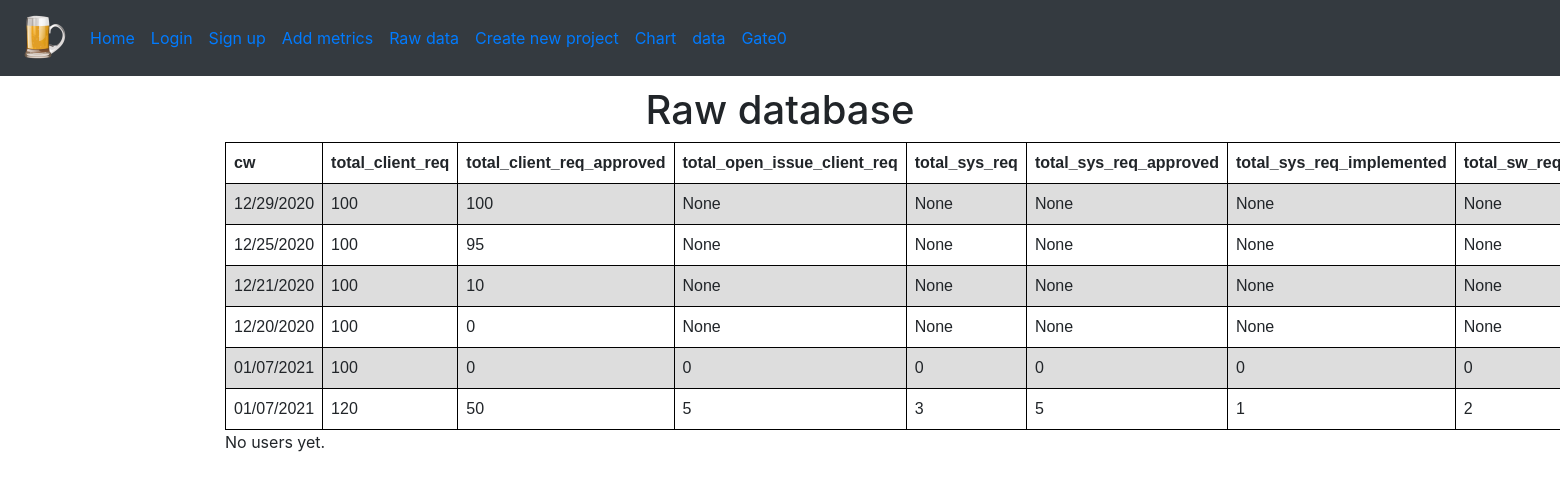
The app's page /metrics/raw, older data.
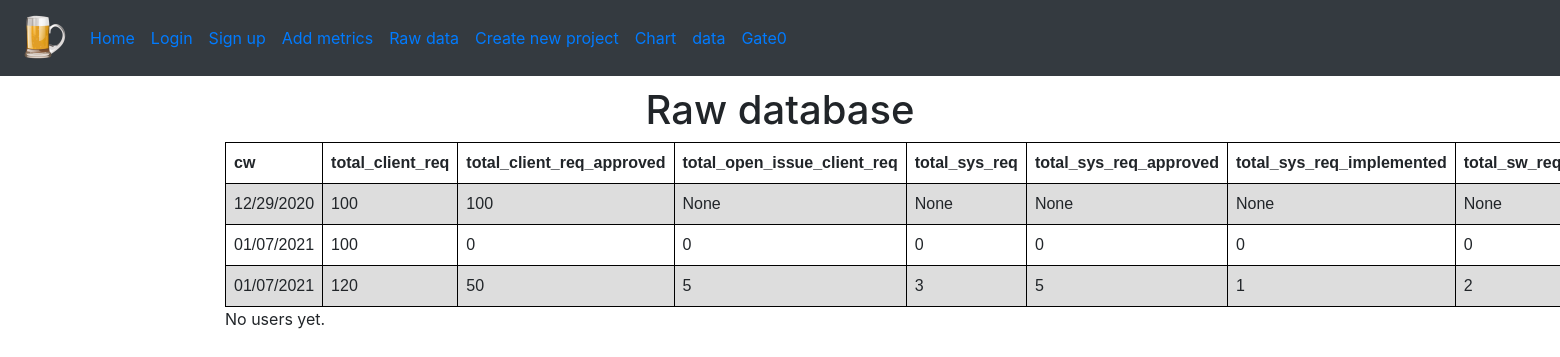
The same page, newer data.
### spice_status/models/workbook_models.py (models this page shows, shortened)
class Workbook(db.Model):
    id = db.Column(db.Integer, primary_key=True)
    cw = db.Column(db.String)
    total_client_req = db.Column(db.Integer)
    total_client_req_approved = db.Column(db.Integer)
    total_open_issue_client_req = db.Column(db.Integer)
    total_sys_req = db.Column(db.Integer)
    total_sys_req_approved = db.Column(db.Integer)
    total_sys_req_implemented = db.Column(db.Integer)
    total_sw_req = db.Column(db.Integer)
    total_sw_req_approved = db.Column(db.Integer)
    total_sw_req_implemented = db.Column(db.Integer)
    ccm_more_50 = db.Column(db.Integer)
    ccm_24_50 = db.Column(db.Integer)
    ccm_12_24 = db.Column(db.Integer)
    misra_high = db.Column(db.Integer)
    misra_mid = db.Column(db.Integer)
    misra_low = db.Column(db.Integer)
    branch_coverage = db.Column(db.Float)
    line_coverage = db.Column(db.Float)
    mc_dc_coverage = db.Column(db.Float)
    total_sw_req_tests = db.Column(db.Integer)
    total_sw_req_passed = db.Column(db.Integer)
    total_sys_req_tests = db.Column(db.Integer)
    total_sys_req_tests_passed = db.Column(db.Integer)
    traceability_sys_client = db.Column(db.Integer)
    traceability_client_sys = db.Column(db.Integer)
    traceability_sys_sw = db.Column(db.Integer)
    traceability_sw_sys = db.Column(db.Integer)
    total_features = db.Column(db.Integer)
    total_bugs = db.Column(db.Integer)
    total_bugs_solved = db.Column(db.Integer)
    total_problems = db.Column(db.Integer)
    total_problems_solved = db.Column(db.Integer)
    total_change_requests = db.Column(db.Integer)
    change_request_not_reviewed = db.Column(db.Integer)
    @staticmethod
    def all_of_workbooks():
        return Workbook.query.order_by(desc(Workbook.cw))

### spice_status/views/input_data_views.py (the view)
@bp_input.route('/raw')
def raw():
    return render_template('raw.html', raw_data=Workbook.all_of_workbooks(), users=User.all_of_users())

### spice_status/models/user_models.py (called while the page is built)
    @staticmethod
    def all_of_users():
        return User.query.order_by(desc(User.id))

### spice_status/templates/raw.html (shortened to what this page needs)
{% extends "partials/_one_column.html" %}
{% block content %}
<article>
    <header>
      <center>  <h1>Raw database</h1> </center>
    </header>
    <section>
        {% if raw_data.count() > 0 %}
        <table>
            <tr>
                <th>cw</th>
                <th>total_client_req</th>
                <th>total_client_req_approved</th>
                <th>total_open_issue_client_req</th>
                <th>total_sys_req</th>
                <th>total_sys_req_approved</th>
                <th>total_sys_req_implemented</th>
                <th>total_sw_req</th>
            </tr>
            {% for rd in raw_data %}
            <tr>
                <td>{{ rd.cw }}</td>
                <td>{{ rd.total_client_req }}</td>
                <td>{{ rd.total_client_req_approved }}</td>
                <td>{{ rd.total_open_issue_client_req }}</td>
                <td>{{ rd.total_sys_req }}</td>
                <td>{{ rd.total_sys_req_approved }}</td>
                <td>{{ rd.total_sys_req_implemented }}</td>
                <td>{{ rd.total_sw_req }}</td>
            </tr>
            {% endfor %}
        </table>
        {% else %}
        No raw_data yet.
        {% endif %}
        {% if users.count() > 0 %}
        <hr>
        <h3>Users</h3>
        <table>
            <tr>
                <th>id</th>
                <th>username</th>
                <th>email</th>
                <th>password_hash</th>
            </tr>
            {% for user in users %}
            <tr>
                <td>{{ user.id }}</td>
                <td>{{ user.username }}</td>
                <td>{{ user.email }}</td>
                <td>{{ user.password_hash }}</td>
            </tr>
            {% endfor %}
        </table>
        {% else %}
        No users yet.
        {% endif %}
    </section>
</article>
{% endblock %}

### spice_status/templates/partials/_one_column.html (shortened to what this page needs)
{% extends 'partials/_base.html' %}

### spice_status/templates/partials/_base.html (shortened to what this page needs)
<!doctype html>
<html lang="en">
<head>
    <link rel="stylesheet" href="{{ url_for('static', filename='css/bootstrap.min.css') }}">
    <link rel="stylesheet" href="{{ url_for('static', filename='css/main.css') }}">
</head>
<body>
<header>
    {% block navigation %}
    {% include 'partials/_nav.html' %}
    {% endblock %}
</header>
<main class="container">
    <div class="row">
        <div class="col-12">
            {% block content %}
            {% endblock %}
        </div>
    </div>
</main>
</body>
</html>

### spice_status/templates/partials/_nav.html (shortened to what this page needs)
<nav class="navbar navbar-expand-lg navbar-blue bg-dark">
    <a class="navbar-brand" href="{{ url_for('main.home')}}"><img
            src="{{ url_for('static', filename='images/logo.png') }}" width='50' height='50'></a>
    <div class="collapse navbar-collapse" id="navbarSupportedContent">
        <ul class="navbar-nav mr-auto">
            <li class="nav-item active">
                <a class="nav-link" href="{{ url_for('main.home')}}">Home <span class="sr-only">(current)</span></a>
            </li>
            {% if not current_user.is_authenticated %}
            <li class="nav-item">
                <a class="nav-link" href="{{ url_for('auth.login')}}">Login</a>
            </li>
            {% else %}
            <li class="nav-item">
                <a class="nav-link" href="{{ url_for('auth.logout')}}">Logout</a>
            </li>
            {% endif %}
            <li class="nav-item">
                <a class="nav-link" href="{{ url_for('auth.signup')}}">Sign up</a>
            </li>
            <li class="nav-item">
                <a class="nav-link" href="{{ url_for('input.metrics')}}">Add metrics</a>
            </li>
            <li class="nav-item">
                <a class="nav-link" href="{{ url_for('input.raw')}}">Raw data</a>
            </li>
            <li class="nav-item">
                <a class="nav-link" href="{{ url_for('project.define_new_project')}}">Create new project</a>
            </li>
            <li class="nav-item">
                <a class="nav-link" href="{{ url_for('input.chart')}}">Chart</a>
            </li>
            <li class="nav-item">
                <a class="nav-link" href="{{ url_for('input.data')}}">data</a>
            </li>
            <li class="nav-item">
                <a class="nav-link" href="{{ url_for('checklist.checklist_gate_1')}}">Gate0</a>
            </li>
        </ul>
    </div>
</nav>

### spice_status/static/css/main.css (style rules this page uses)
.navbar { margin-bottom: 10px; }

### spice_status/templates/partials/_base.html (style rules this page uses)
table { font-family: arial, sans-serif; border-collapse: collapse; width: 100%; }
td, th { border: 1px solid #000000; text-align: left; padding: 8px; }
tr:nth-child(even) { background-color: #dddddd; }

Row changes from the older to the newer data that the page shows:
removed Workbook: cw "12/25/2020", total_client_req "100", total_client_req_approved "95", total_open_issue_client_req "None", total_sys_req "None", total_sys_req_approved "None", total_sys_req_implemented "None", total_sw_req "None"
removed Workbook: cw "12/21/2020", total_client_req "100", total_client_req_approved "10", total_open_issue_client_req "None", total_sys_req "None", total_sys_req_approved "None", total_sys_req_implemented "None", total_sw_req "None"
removed Workbook: cw "12/20/2020", total_client_req "100", total_client_req_approved "0", total_open_issue_client_req "None", total_sys_req "None", total_sys_req_approved "None", total_sys_req_implemented "None", total_sw_req "None"
